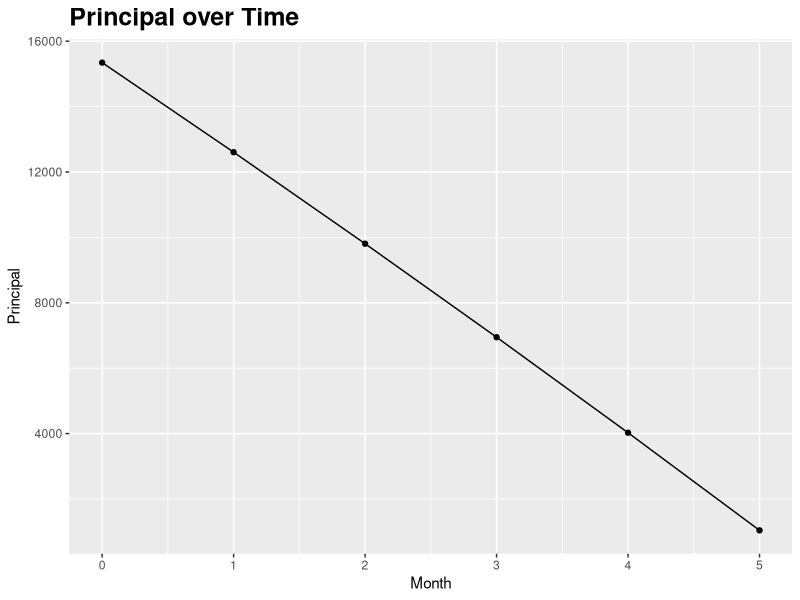

This figure's R source:
#########################################################################
#########################################################################
######### Debt Payoff Calculator  #######################################
######### (c) 2022 Thomas Cushman #######################################
#########################################################################
#########################################################################

#Set up the environment
require(tidyverse)
require(data.table)
gc()
cat("\014")
rm(list = ls())

#1: Set principal as p
p <- 15020.28

#2: Set APY as i represented as full decimal percentage
i <- 25.99

#3: Set desired monthly payment as pmt
pmt <- 3007

#Now press ENTER and enjoy the output
cnt <- 0
tot_interest <- 0

#All the calculation goodness
i <- i/100
while (p > 0) {
  tot_interest <- tot_interest + ((i/12)*p)
  p <- p + ((i/12)*p)
  if (exists("payoff_table")) {
    month <- cnt
    rem_principal <- p
    payoff_table <- add_row(payoff_table, month = cnt, rem_principal = p)
  } else {
    month <- cnt
    rem_principal <- p
    payoff_table <- tibble(month, rem_principal)
  }
  if (p < pmt) {
    final_p <- round(p, 2)
  }
  p <- p - pmt
  cnt <- cnt + 1
}

#Output variable parsing/reformatting
tot_interest <- round(tot_interest, 2)
final_pmt <- round(as.double(payoff_table[cnt, "rem_principal"]), 2)
final_month <- cnt + 1
rem_principal <- round(rem_principal, 2)
payoff_table$rem_principal <- round(payoff_table$rem_principal, 2)

#Uncomment below section if you would like payoff_table as data.table in addition to tibble
#payoff_table <- as.data.table(payoff_table)
#payoff_tibble <- as_tibble(payoff_table)

#Final output code
index <- 1
for (index in 1:nrow(payoff_table)) {
  print(sprintf("Month %i remaining balance: $%.2f",index-1, payoff_table$rem_principal[index]))
}

print(sprintf("Your debt will be paid off in %i months", index))

print(sprintf("Total interest paid will be $%.2f", tot_interest))

line_plot <- ggplot(data=payoff_table, aes(x=month, y=rem_principal, group=1))
line_plot <- line_plot + geom_line()
line_plot <- line_plot + geom_point()
line_plot <- line_plot + ggtitle("Principal over Time") + xlab("Month") + ylab("Principal")
line_plot <- line_plot + theme(plot.title = element_text(face = "bold", size = 18))
line_plot

#Uncomment to save plot to working directory
#ggsave("rem_principal_plot.png", width = 5, height = 4, dpi = 300)
